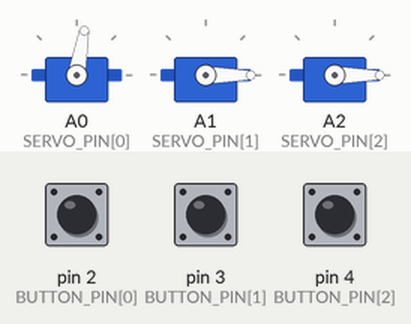
Bench run of a sketch on a simulated Arduino Uno, built with avr-gcc and run on an emulated ATmega328P. On the bench: 3 × servo. The test bench sets the inputs (shaded band); at power-on: pin 2 (BUTTON_PIN[0]) LOW, pin 3 (BUTTON_PIN[1]) LOW, pin 4 (BUTTON_PIN[2]) LOW.

Above: at 1.2 s.
1.3 s: pin 2 (BUTTON_PIN[0]) pulled HIGH for 0.15 s
At 1.37 s:
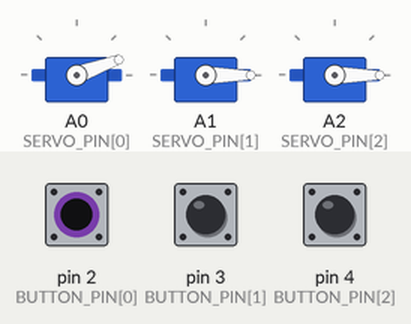
2.9 s: pin 3 (BUTTON_PIN[1]) pulled HIGH for 0.15 s
At 2.97 s:
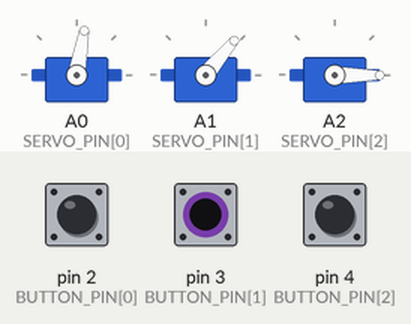
4.5 s: pin 4 (BUTTON_PIN[2]) pulled HIGH for 0.15 s
At 4.57 s:
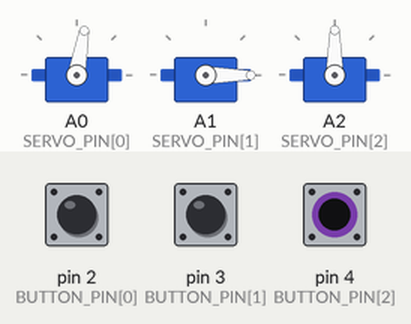
6.1 s: pin 4 (BUTTON_PIN[2]) pulled HIGH for 3.2 s
At 9.9 s:
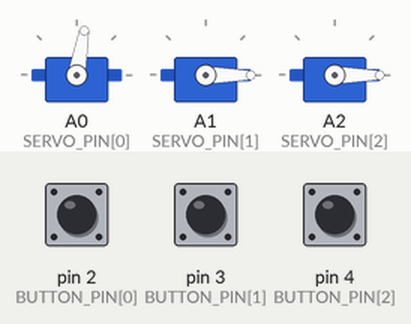
10.8 s: pin 2 (BUTTON_PIN[0]) pulled HIGH for 3.2 s
At 12.2 s:
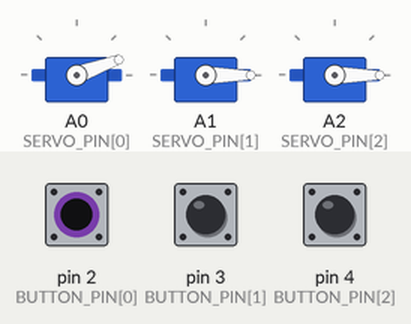
15.5 s: pin 2 (BUTTON_PIN[0]) driven HIGH and pin 3 (BUTTON_PIN[1]) driven HIGH
At 15.8 s:
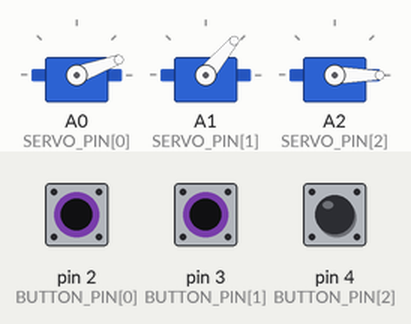
Timing chart, 0 to 18.0 s (numbered marks = the images above; inputs shaded):
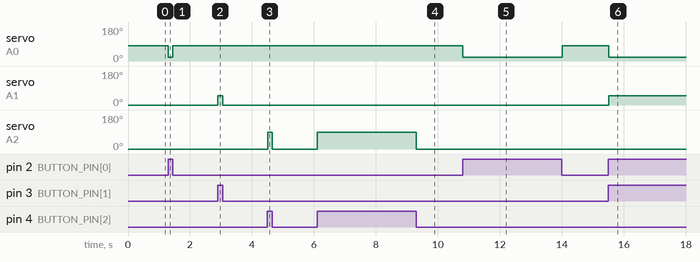

Measured:
- after the input at 1.3 s, servo on A0 (SERVO_PIN[0]): 80° → 20° at once, → 80° 0.15 s later
- after the input at 2.9 s, servo on A1 (SERVO_PIN[1]): 0° → 50° at once, → 0° 0.15 s later
- after the input at 4.5 s, servo on A2 (SERVO_PIN[2]): 0° → 90° at once, → 0° 0.15 s later
- after the input at 6.1 s, servo on A2 (SERVO_PIN[2]): 0° → 90° at once, → 0° 3.2 s later
- after the input at 10.8 s, servo on A0 (SERVO_PIN[0]): 80° → 20° at once, → 80° 3.2 s later
- after the input at 15.5 s, servo on A0 (SERVO_PIN[0]): 80° → 20° at once; servo on A1 (SERVO_PIN[1]): 0° → 50° at once

The sketch:

rubeServo.ino
```cpp
#include <Servo.h>

const int SERVO_PIN[] = {A0,A1,A2};
const int SERVO_CLOSE[] = {20,50,90};
const int SERVO_OPEN[] = {80,0,0};
const int SERVO_DELAY = 1000;

const int BUTTON_PIN[] = {2,3,4};

Servo servo1;
Servo servo2;
Servo servo3;

const boolean debug = false;

void setup() {
  //Serial.begin(9600);
  //Serial.println("Ruby Servo Starting!");
  servo1.attach(SERVO_PIN[0]);
  servo2.attach(SERVO_PIN[1]);
  servo3.attach(SERVO_PIN[2]);

  servo1.write(0);
  servo2.write(0);
  servo3.write(0);

  pinMode(BUTTON_PIN[0], INPUT);
  pinMode(BUTTON_PIN[1], INPUT);
  pinMode(BUTTON_PIN[2], INPUT);
}

void loop() {
  if (digitalRead(BUTTON_PIN[0])) {
      servo1.write(SERVO_CLOSE[0]);
  }
  if (digitalRead(BUTTON_PIN[1])) {
      servo2.write(SERVO_CLOSE[1]);
  }
  if (digitalRead(BUTTON_PIN[2])) {
      servo3.write(SERVO_CLOSE[2]);
  }

  if (!digitalRead(BUTTON_PIN[0])) {
      servo1.write(SERVO_OPEN[0]);
  }
  if (!digitalRead(BUTTON_PIN[1])) {
      servo2.write(SERVO_OPEN[1]);
  }
  if (!digitalRead(BUTTON_PIN[2])) {
      servo3.write(SERVO_OPEN[2]);
  }
}

void servo(Servo servo, int servoNum) {
  servo.write(SERVO_CLOSE[servoNum]);
  delay(SERVO_DELAY);
  servo.write(SERVO_OPEN[servoNum]);
}
```
